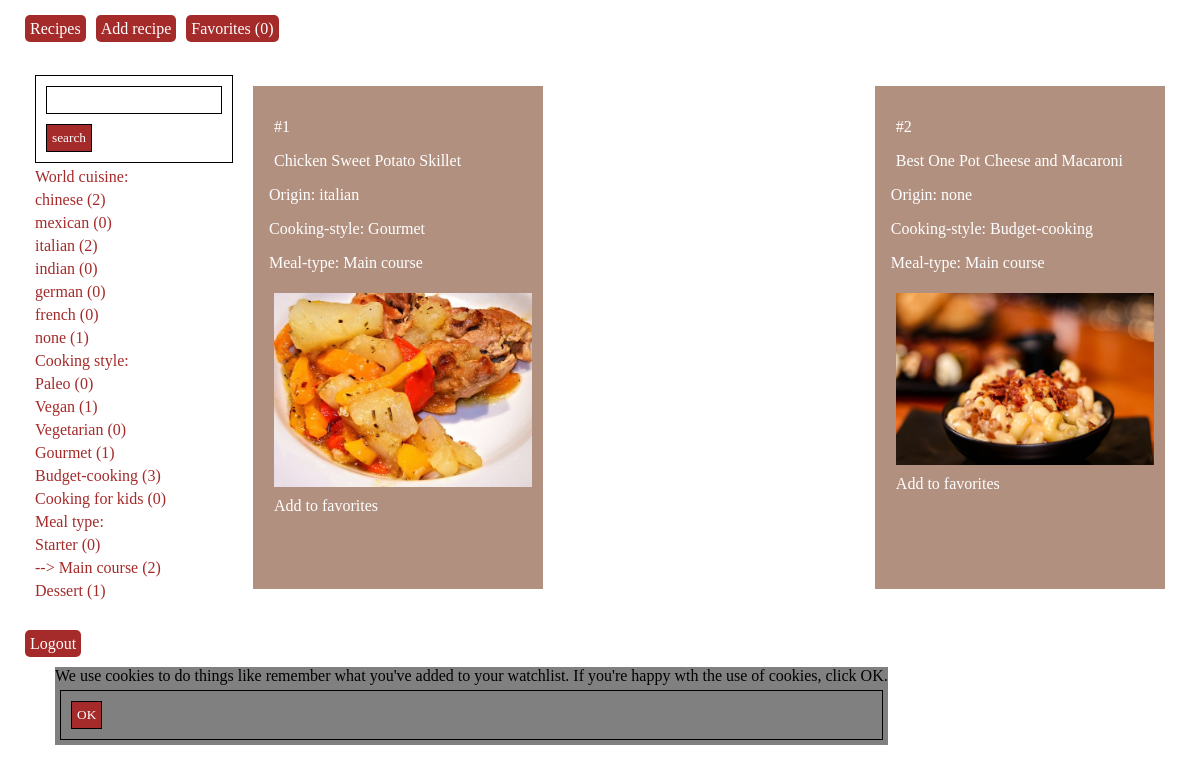
Screenshot of /?page=recipes&meal=2 (signed in) with the database file from the repository.
### tables this page shows
CREATE TABLE `world_cuisine` (
  `world_cuisine_nr` int(10) UNSIGNED NOT NULL,
  `world_cuisine_name` varchar(50) NOT NULL
);

CREATE TABLE `cooking_style` (
  `cooking_style_nr` int(10) UNSIGNED NOT NULL,
  `cooking_style_name` varchar(50) NOT NULL
);

CREATE TABLE `meal_type` (
  `meal_type_nr` int(10) UNSIGNED NOT NULL,
  `meal_type_name` varchar(50) NOT NULL
);

CREATE TABLE `recipes` (
  `recipe_nr` int(10) UNSIGNED NOT NULL,
  `title` varchar(50) NOT NULL,
  `instructions` text NOT NULL,
  `world_cuisine_fk` int(10) UNSIGNED NOT NULL,
  `cooking_style_fk` int(10) UNSIGNED NOT NULL,
  `meal_type_fk` int(10) UNSIGNED NOT NULL,
  `image` varchar(255) NOT NULL,
  `score` tinyint(1) UNSIGNED NOT NULL,
  `date` timestamp NOT NULL DEFAULT current_timestamp() ON UPDATE current_timestamp()
);

### ext/recipes_view.php (the view, shortened to what this page needs)
<?php
	$db = mysqli_connect("localhost", "root", "", "recipes");
?>
<menu>
	<form action="?page=recipes" method="post">
		<input type="text" name="search" value="<?php echo @$_POST["search"]; ?>" />
		<input type="submit" value="search" />
	</form>
<?php
$response = mysqli_query($db, "select * from world_cuisine");
echo "<a href='?page=".$_GET["page"]."&world=0'>World cuisine:</a>";
while($row = mysqli_fetch_array($response))
{
	$nr = $row["world_cuisine_nr"];
	$name = $row["world_cuisine_name"];
	$response2 = mysqli_query($db, "select count(*) from recipes where world_cuisine_fk = $nr");
	$row2 = mysqli_fetch_array($response2);
	$sum = $row2[0];
	$selection = "";
	echo "<a href='?page=".$_GET["page"]."&world=$nr'> $selection $name ($sum)</a>";
}
$response = mysqli_query($db, "select * from cooking_style");
echo "<a href='?page=".$_GET["page"]."&cooking=0'>Cooking style:</a>";
while($row = mysqli_fetch_array($response))
{
	$nr = $row["cooking_style_nr"];
	$name = $row["cooking_style_name"];
	$response2 = mysqli_query($db, "select count(*) from recipes where cooking_style_fk = $nr");
	$row2 = mysqli_fetch_array($response2);
	$sum = $row2[0];
	$selection = "";
	echo "<a href='?page=".$_GET["page"]."&cooking=$nr'> $selection $name ($sum)</a>";
}
$response = mysqli_query($db, "select * from meal_type");
echo "<a href='?page=".$_GET["page"]."&meal=0'>Meal type:</a>";
while($row = mysqli_fetch_array($response))
{
	$nr = $row["meal_type_nr"];
	$name = $row["meal_type_name"];
	$row2 = mysqli_query($db, "select count(*) from recipes where meal_type_fk = $nr");
	$row2 = mysqli_fetch_array($row2);
	$sum = $row2[0];
	$selection = "";
	if(isset($_GET["meal"]) && $_GET["meal"] == $nr)
	{
		$selection = "-->";
	}
	echo "<a href='?page=".$_GET["page"]."&meal=$nr'> $selection $name ($sum)</a>";
}
?>
</menu>
<div class="teaser_box">
<?php
$befehl = "SELECT distinct
			recipe_nr,
			title,
			instructions,
			image,
			world_cuisine_name,
			cooking_style_name,
			meal_type_name
			FROM recipes
			JOIN
								world_cuisine ON world_cuisine.world_cuisine_nr = recipes.world_cuisine_fk
								JOIN
								cooking_style ON cooking_style.cooking_style_nr = recipes.cooking_style_fk
								JOIN
								meal_type ON meal_type.meal_type_nr = recipes.meal_type_fk";
$zusatz = array();
if(isset($_GET["meal"]))
{
	$zusatz[] =  " meal_type_fk = ".$_GET["meal"];
}
if(count($zusatz) > 0)
{
	$erweiterung = implode(" and ", $zusatz);
	$befehl .= " where " . $erweiterung;
}
$response = mysqli_query($db, $befehl);
while($row = mysqli_fetch_array($response))
{
		echo "<div class='teaser'>";
		$recipe_nr = $row["recipe_nr"];
		echo "<a href='?page=recipes&recipe_nr=$recipe_nr'>
			<p>#".$recipe_nr."</p>";
			$title = $row["title"];
			echo "<p>".$title."</p>";
		echo "</a>";
		$world = $row["world_cuisine_name"];
		echo "<p>Origin: ".$world."</p>";
		$cooking = $row["cooking_style_name"];
		echo "<p>Cooking-style: ".$cooking."</p>";
		$meal = $row["meal_type_name"];
		echo "<p>Meal-type: ".$meal."</p>";
		$image = $row["image"];
		echo "<img src='img/$image' />";
		echo "<a href='?page=recipes&watch=$recipe_nr'>Add to favorites</a>";
		echo "</div>";
}
echo "</div>";
?>

### css/style.css (style rules this page uses)
.teaser_box { display: flex; flex-wrap: nowrap; justify-content: space-between; margin-top: 1rem; }
.teaser { background-color: rgba(102,34,0,0.5); padding: 1rem; width: 28%; margin-bottom: 1rem; color: rgba(255,215,0, 1); transition: all .3s ease; }
.teaser img { width: 100%; height: auto; }
.teaser p { color: white; margin: 1rem 0; }
.teaser a { display: block; color: white; }

### css/optik.css (style rules this page uses)
* { font-family: Arial Black; padding: 0px; margin: 5px; }
a, a:visited { color: blue; }
menu a { text-decoration: none; display: block; }
a { color: brown; text-decoration: none; }
form, input, select, button { margin: 5px; padding: 5px; border: 1px solid black; }
input[type=submit], button { background-color: brown; color: white; }

### rows the page displays
world_cuisine: world_cuisine_name "chinese", sum "2"
world_cuisine: world_cuisine_name "mexican", sum "0"
world_cuisine: world_cuisine_name "italian", sum "2"
world_cuisine: world_cuisine_name "indian", sum "0"
world_cuisine: world_cuisine_name "german", sum "0"
world_cuisine: world_cuisine_name "french", sum "0"
world_cuisine: world_cuisine_name "none", sum "1"
cooking_style: cooking_style_name "Paleo", sum "0"
cooking_style: cooking_style_name "Vegan", sum "1"
cooking_style: cooking_style_name "Vegetarian", sum "0"
cooking_style: cooking_style_name "Gourmet", sum "1"
cooking_style: cooking_style_name "Budget-cooking", sum "3"
cooking_style: cooking_style_name "Cooking for kids", sum "0"
meal_type: meal_type_name "Starter", sum "0"
meal_type: meal_type_nr "-->", meal_type_name "Main course", sum "2"
meal_type: meal_type_name "Dessert", sum "1"
recipes: recipe_nr "1", title "Chicken Sweet Potato Skillet", world_cuisine.world_cuisine_name "italian", cooking_style.cooking_style_name "Gourmet", meal_type.meal_type_name "Main course", shows a picture
recipes: recipe_nr "2", title "Best One Pot Cheese and Macaroni", world_cuisine.world_cuisine_name "none", cooking_style.cooking_style_name "Budget-cooking", meal_type.meal_type_name "Main course", image (picture)

### other values shown
$name "Recipes"
$name "Add recipe"
$name "Favorites (0)"
$name "Logout"
